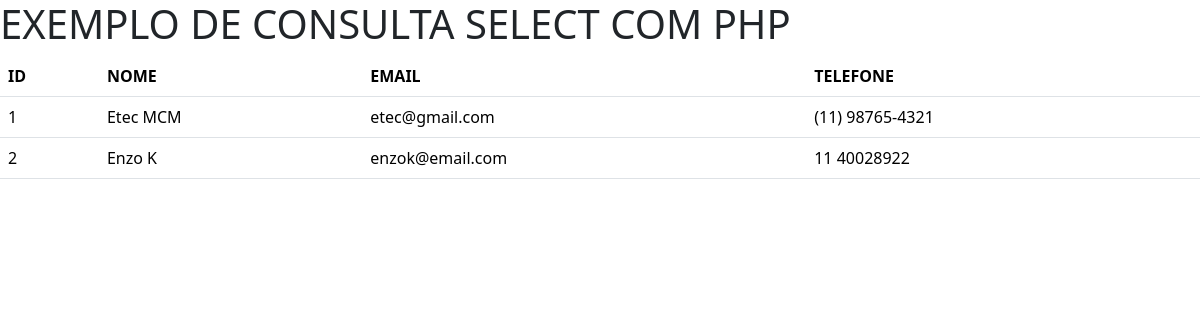
The app's page /painel/exemplo_select.php with its own data.
### tables this page shows
CREATE TABLE `clientes` (
  `id_cliente` int(11) NOT NULL,
  `nome_cliente` varchar(255) NOT NULL,
  `email_cliente` varchar(255) NOT NULL,
  `telefone` varchar(255) NOT NULL
);

### painel/exemplo_select.php (the view, shortened to what this page needs)
<?php
    include 'conecta.php';
?>
<!DOCTYPE html>
<html lang="en">
<head>
    <link href="https://cdn.jsdelivr.net/npm/bootstrap@5.3.3/dist/css/bootstrap.min.css" rel="stylesheet">
</head>
<body>
    <h1>EXEMPLO DE CONSULTA SELECT COM PHP</h1>
<table class="table">
  <thead>
    <tr>
      <th scope="col">ID</th>
      <th scope="col">NOME</th>
      <th scope="col">EMAIL</th>
      <th scope="col">TELEFONE</th>
    </tr>
  </thead>
  <tbody>
  <?php
        $sql = "SELECT * FROM clientes";
        $consulta = $conexao->query($sql);
        while($dados = $consulta->fetch_assoc()){
            echo "<tr>";
            echo "<td>". $dados['id_cliente']."</td>";
            echo "<td>". $dados['nome_cliente']."</td>";
            echo "<td>". $dados['email_cliente']."</td>";
            echo "<td>". $dados['telefone']."</td>";
            echo "</tr>";
        }
    ?>
</tbody>
</table>
</body>
</html>

### records on screen
clientes: id_cliente "1", nome_cliente "Etec MCM", email_cliente "etec@gmail.com", telefone "(11) 98765-4321"
clientes: id_cliente "2", nome_cliente "Enzo K", email_cliente "enzok@email.com", telefone "11 40028922"
